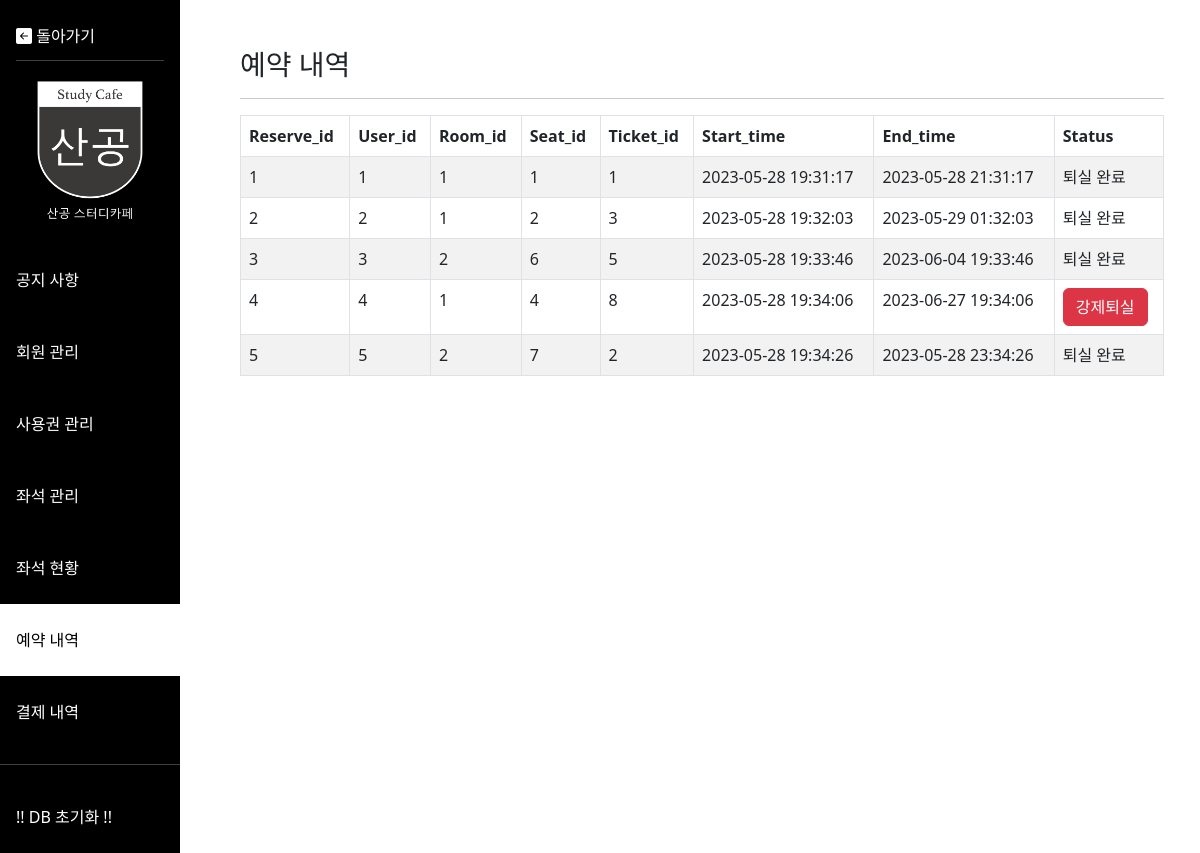
Screenshot of /admin/admin_reservation.php with the database file from the repository.
### tables this page shows
create table P_RESERVE(
Reserve_id int auto_increment primary key,
User_id int not null,
Room_id int not null,
Seat_id int not null,
Ticket_id int not null,
Start_time datetime not null,
End_time datetime null,
constraint res_userFK foreign key(User_id)
   references P_USER(User_id) ON DELETE CASCADE,
constraint res_seatFK foreign key(Room_id)
   references P_ROOM(Room_id),
constraint res_ticketFK foreign key(Ticket_id)
   references P_TICKET(Ticket_id)
);

### admin/admin_reservation.php (the view, shortened to what this page needs)
<!DOCTYPE html>
<html lang="ko">
<head>
  <link href="https://cdn.jsdelivr.net/npm/bootstrap@5.2.3/dist/css/bootstrap.min.css" rel="stylesheet">
  <link rel="stylesheet" href="https://cdn.jsdelivr.net/npm/bootstrap-icons@1.7.1/font/bootstrap-icons.css">
</head>
<body>
  <div class="row">
    <div class="col-2">
      <?php
      include "menu.php"
      ?>
    </div>
    <div class="col-10 p-5">
      <h3>예약 내역</h3>
      <hr/>
      <table class="table table-bordered table-striped table-hover">
        <thead>
          <tr>
            <th scope="col">Reserve_id</th>
            <th scope="col">User_id</th>
            <th scope="col">Room_id</th>
            <th scope="col">Seat_id</th>
            <th scope="col">Ticket_id</th>
            <th scope="col">Start_time</th>
            <th scope="col">End_time</th>
            <th scope="col">Status</th>
          </tr>
        </thead>
        <tbody>
          <?php
          $currentTime = date("y-m-d H:i:s");
          $mysqli = connect();
          $query = "SELECT * FROM P_RESERVE;";
          $res = mysqli_query($mysqli, $query);
          $rows = $res->fetch_all(MYSQLI_ASSOC);
          foreach($rows as $row){
            $reserve_id = $row['Reserve_id'];
            $user_id = $row['User_id'];
            $room_id = $row['Room_id'];
            $seat_id = $row['Seat_id'];
            $ticket_id = $row['Ticket_id'];
            $start_time = $row['Start_time'];
            $end_time = $row['End_time'];
            $action = '';
            if(strtotime($currentTime) < strtotime($end_time)){
              $action = "
              <a href='edit/admin_reservation_leave.php?reserve_id=$reserve_id'>
                <button class='btn btn-danger'>강제퇴실</button>
              </a>
              ";
            } else{
              $action = "퇴실 완료";
            }
            echo "
            <tr>
              <td>$reserve_id</td>
              <td>$user_id</td>
              <td>$room_id</td>
              <td>$seat_id</td>
              <td>$ticket_id</td>
              <td>$start_time</td>
              <td>$end_time</td>
              <td>$action</td>
            </tr>
            ";
          }
          ?>
        </tbody>
      </table>
    </div>
  </div>
</body>
</html>

### admin/styles/menu.css (style rules this page uses)
body { height: 100%; }

### rows the page displays
p_reserve: Reserve_id "1", User "1", Room "1", Seat "1", Ticket "1", Start_time "2023-05-28 19:31:17", End_time "2023-05-28 21:31:17", End_time "퇴실 완료"
p_reserve: Reserve_id "2", User "2", Room "1", Seat "2", Ticket "3", Start_time "2023-05-28 19:32:03", End_time "2023-05-29 01:32:03", End_time "퇴실 완료"
p_reserve: Reserve_id "3", User "3", Room "2", Seat "6", Ticket "5", Start_time "2023-05-28 19:33:46", End_time "2023-06-04 19:33:46", End_time "퇴실 완료"
p_reserve: Reserve_id "4", User "4", Room "1", Seat "4", Ticket "8", Start_time "2023-05-28 19:34:06", End_time "2023-06-27 19:34:06"
p_reserve: Reserve_id "5", User "5", Room "2", Seat "7", Ticket "2", Start_time "2023-05-28 19:34:26", End_time "2023-05-28 23:34:26", End_time "퇴실 완료"
